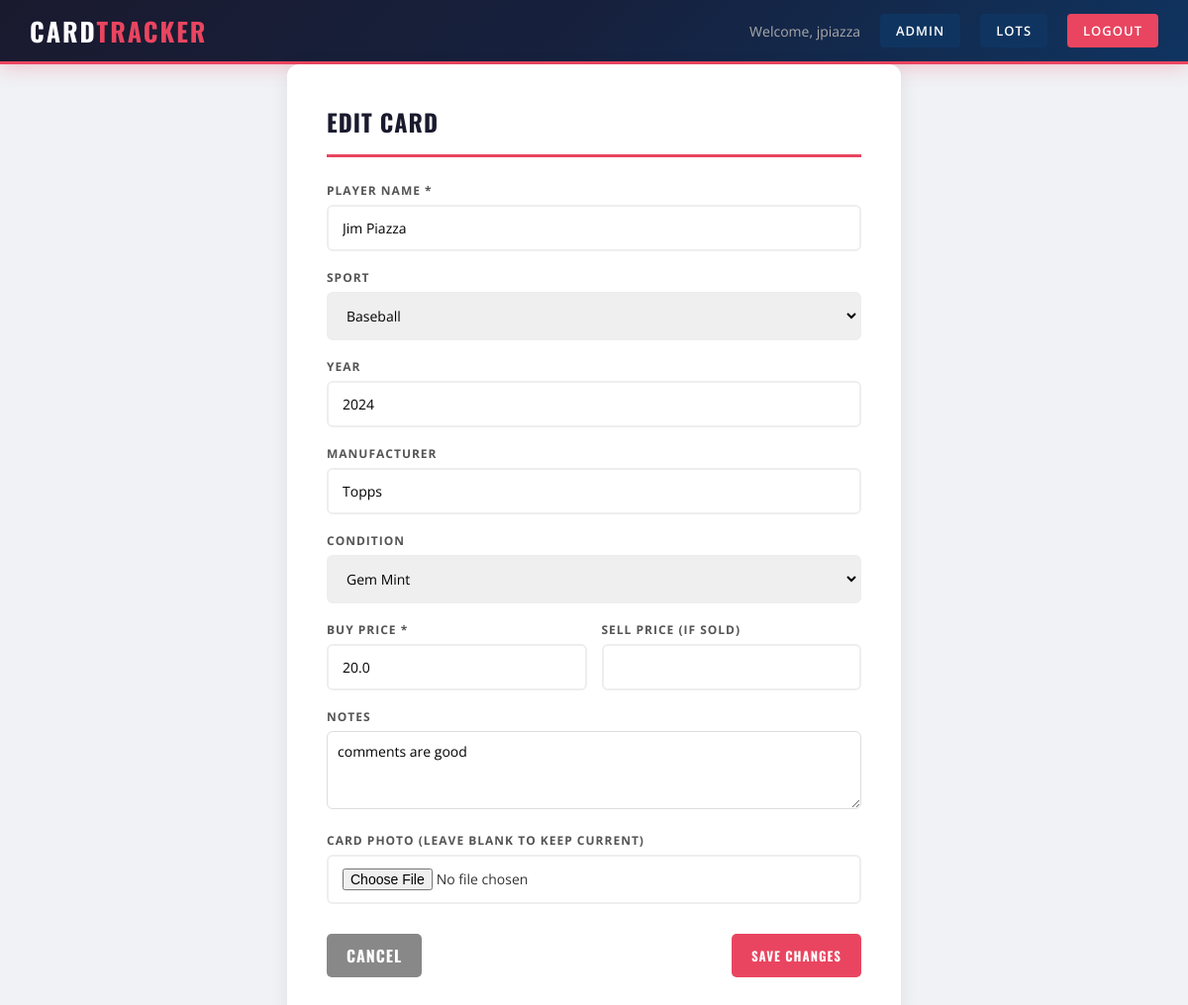
Page /edit_card/1 (signed in) on the committed database.
### models.py (models this page shows, shortened)
class User(UserMixin, db.Model):
    id = db.Column(db.Integer, primary_key=True)
    email = db.Column(db.String(150), unique=True, nullable=False)
    username = db.Column(db.String(150), unique=True, nullable=False)
    password = db.Column(db.String(150), nullable=False)
    is_admin = db.Column(db.Boolean, default=False)
    date_joined = db.Column(db.DateTime, default=db.func.current_timestamp())
    cards = db.relationship('Card', backref='owner', lazy=True)
    lots = db.relationship('Lot', backref='owner', lazy=True)

class Card(db.Model):
    id = db.Column(db.Integer, primary_key=True)
    player_name = db.Column(db.String(150), nullable=False)
    sport = db.Column(db.String(50))
    year = db.Column(db.String(10))
    manufacturer = db.Column(db.String(100))
    condition = db.Column(db.String(50))
    buy_price = db.Column(db.Float, nullable=False)
    sell_price = db.Column(db.Float)
    photo_filename = db.Column(db.String(300))
    market_price = db.Column(db.Float)
    date_added = db.Column(db.DateTime, default=db.func.current_timestamp())
    user_id = db.Column(db.Integer, db.ForeignKey('user.id'), nullable=False)
    lot_id = db.Column(db.Integer, db.ForeignKey('lot.id'), nullable=True)
    notes = db.Column(db.String(1000))

### main.py (the view, shortened to what this page needs)
@main.route('/edit_card/<int:card_id>', methods=['GET', 'POST'])
@login_required
def edit_card(card_id):
    card = Card.query.get_or_404(card_id)
    if card.user_id != current_user.id:
        flash('Permission denied.')
        return redirect(url_for('main.dashboard'))
    return render_template('edit_card.html', card=card)

### app.py (called while the page is built)
def create_app():
    app = Flask(__name__)
    app.config['SECRET_KEY'] = os.getenv('SECRET_KEY', 'your-secret-key')
    app.config['SQLALCHEMY_DATABASE_URI'] = 'sqlite:///cards.db'
    app.config['UPLOAD_FOLDER'] = 'static/uploads'
    app.config['MAX_CONTENT_LENGTH'] = 16 * 1024 * 1024  # 16MB max
    db.init_app(app)
    login_manager = LoginManager()
    login_manager.login_view = 'auth.login'
    login_manager.init_app(app)
    @login_manager.user_loader
    def load_user(user_id):
        return User.query.get(int(user_id))
    from auth import auth as auth_blueprint
    app.register_blueprint(auth_blueprint)
    from main import main as main_blueprint
    app.register_blueprint(main_blueprint)
    from admin import admin as admin_blueprint
    app.register_blueprint(admin_blueprint)
    with app.app_context():
        db.create_all()
    return app

### templates/edit_card.html (shortened to what this page needs)
<!DOCTYPE html>
<html>
<head>
    <link rel="stylesheet" href="{{ url_for('static', filename='css/style.css') }}">
</head>
<body>
    <nav>
        <h1>Card<span>Tracker</span></h1>
        <div class="nav-right">
            <span>Welcome, {{ current_user.username }}</span>
            {% if current_user.is_admin %}
                <a href="{{ url_for('admin.admin_dashboard') }}" style="background:#0f3460;">Admin</a>
            {% endif %}
            <a href="{{ url_for('main.lots') }}" style="background:#0f3460;">Lots</a>
            <a href="{{ url_for('auth.logout') }}">Logout</a>
        </div>
    </nav>
    <div class="form-container">
        <h2>Edit Card</h2>
        <form method="POST" enctype="multipart/form-data">
            <div class="form-group">
                <label>Player Name *</label>
                <input type="text" name="player_name" value="{{ card.player_name }}" required>
            </div>
            <div class="form-group">
                <label>Sport</label>
                <select name="sport">
                    <option value="Baseball" {% if card.sport == 'Baseball' %}selected{% endif %}>Baseball</option>
                </select>
            </div>
            <div class="form-group">
                <label>Year</label>
                <input type="text" name="year" value="{{ card.year }}">
            </div>
            <div class="form-group">
                <label>Manufacturer</label>
                <input type="text" name="manufacturer" value="{{ card.manufacturer }}">
            </div>
            <div class="form-group">
                <label>Condition</label>
                <select name="condition">
                    <option value="Gem Mint" {% if card.condition == 'Gem Mint' %}selected{% endif %}>Gem Mint</option>
                </select>
            </div>
            <div class="form-row">
                <div class="form-group">
                    <label>Buy Price *</label>
                    <input type="number" name="buy_price" step="0.01" value="{{ card.buy_price }}" required>
                </div>
                <div class="form-group">
                    <label>Sell Price (if sold)</label>
                    <input type="number" name="sell_price" step="0.01" value="{{ card.sell_price or '' }}">
                </div>
            </div>
            <div class="form-group">
                <label>Notes</label>
                <textarea name="notes" placeholder="e.g. Purchased at card show, signed copy, PSA graded..." rows="3" style="width:100%; padding:10px; border:1px solid #ddd; border-radius:6px; font-family:inherit; font-size:14px; resize:vertical;">{{ card.notes or '' }}</textarea>
            </div>
            <div class="form-group">
                <label>Card Photo (leave blank to keep current)</label>
                <input type="file" name="photo" accept="image/*">
            </div>
            <div class="form-buttons">
                <a href="{{ url_for('main.card_detail', card_id=card.id) }}" class="btn-cancel">Cancel</a>
                <button type="submit" class="btn">Save Changes</button>
            </div>
        </form>
    </div>
</body>
</html>

### static/css/style.css (style rules this page uses)
* { margin: 0; padding: 0; box-sizing: border-box; }
body { font-family: 'Open Sans', sans-serif; background: #f0f2f5; color: #333; min-height: 100vh; }
nav { background: linear-gradient(135deg, #1a1a2e 0%, #16213e 50%, #0f3460 100%); color: white; padding: 0 30px; display: flex; justify-content: space-between; align-items: center; height: 65px; border-bottom: 3px solid #e94560; box-shadow: 0 2px 20px rgba(233,69,96,0.3); }
nav h1 { font-family: 'Oswald', sans-serif; font-size: 26px; font-weight: 700; letter-spacing: 2px; text-transform: uppercase; color: white; }
nav h1 span { color: #e94560; }
nav .nav-right { display: flex; align-items: center; gap: 20px; }
nav .nav-right span { color: #aaa; font-size: 14px; }
nav a { color: white; text-decoration: none; font-size: 13px; font-weight: 600; letter-spacing: 1px; text-transform: uppercase; background: #e94560; padding: 8px 16px; border-radius: 4px; transition: background 0.2s; }
.btn { background: #e94560; color: white; padding: 10px 20px; border-radius: 5px; text-decoration: none; display: inline-block; border: none; cursor: pointer; font-size: 13px; font-weight: 700; font-family: 'Oswald', sans-serif; letter-spacing: 1px; text-transform: uppercase; transition: background 0.2s; }
.btn-cancel { background: #888; color: white; padding: 10px 20px; border-radius: 5px; text-decoration: none; display: inline-block; font-weight: 700; font-family: 'Oswald', sans-serif; letter-spacing: 1px; text-transform: uppercase; }
.form-container { max-width: 620px; margin: 0 auto; background: white; padding: 40px; border-radius: 12px; box-shadow: 0 4px 20px rgba(0,0,0,0.08); }
.form-container h2 { color: #1a1a2e; font-family: 'Oswald', sans-serif; font-size: 24px; text-transform: uppercase; letter-spacing: 1px; margin-bottom: 25px; padding-bottom: 15px; border-bottom: 3px solid #e94560; }
.form-group { margin-bottom: 18px; }
.form-group label { display: block; margin-bottom: 6px; color: #555; font-size: 12px; font-weight: 700; letter-spacing: 1px; text-transform: uppercase; }
.form-group input, .form-group select { width: 100%; padding: 12px 14px; border: 2px solid #eee; border-radius: 6px; font-size: 14px; font-family: 'Open Sans', sans-serif; transition: border 0.2s; }
.form-row { display: grid; grid-template-columns: 1fr 1fr; gap: 15px; }
.form-buttons { display: flex; justify-content: space-between; margin-top: 30px; }

### rows in the picture
User: username "jpiazza"
Card: player_name "Jim Piazza", sport "Baseball", year "2024", manufacturer "Topps", condition "Gem Mint", buy_price "20.0", notes "comments are good"
